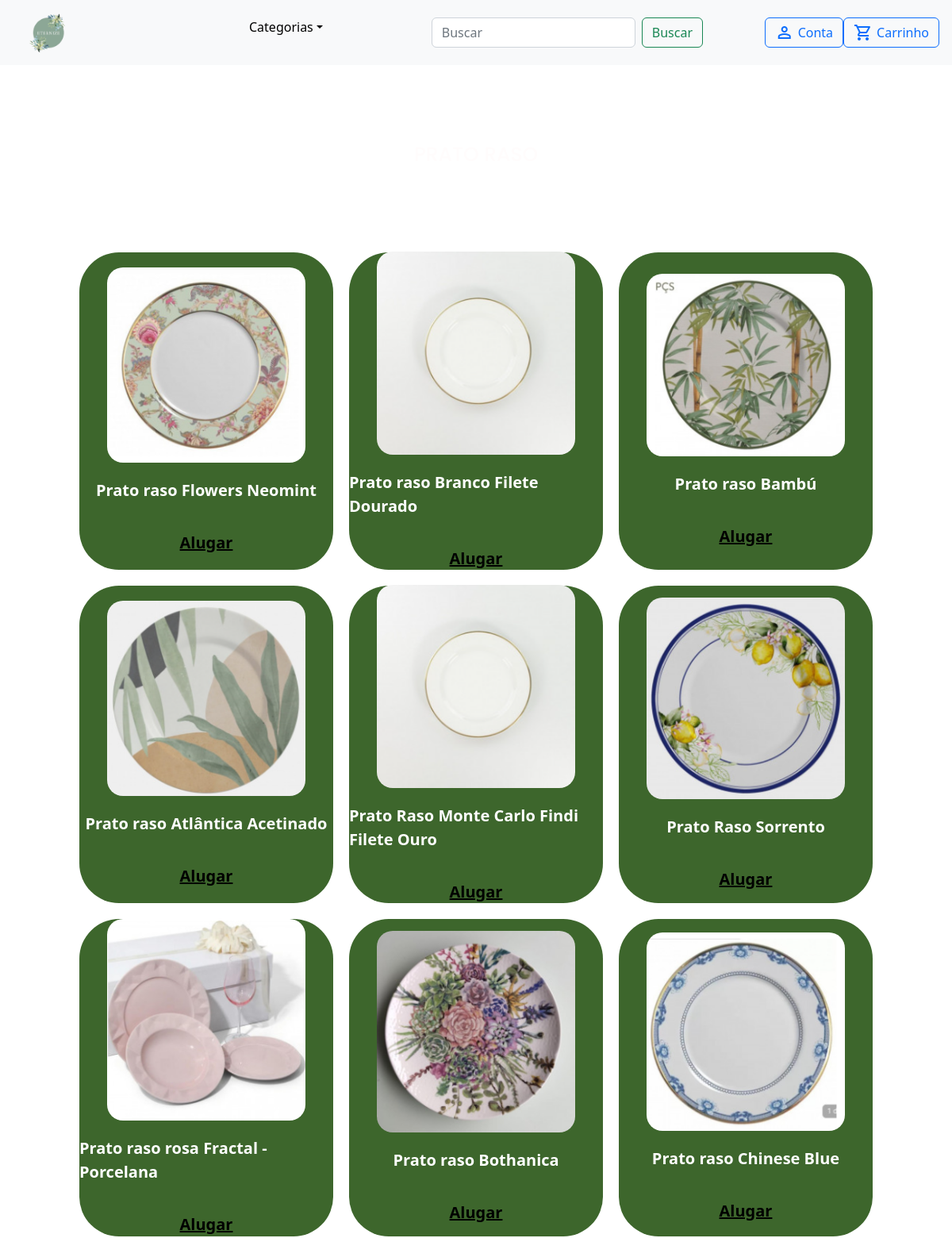
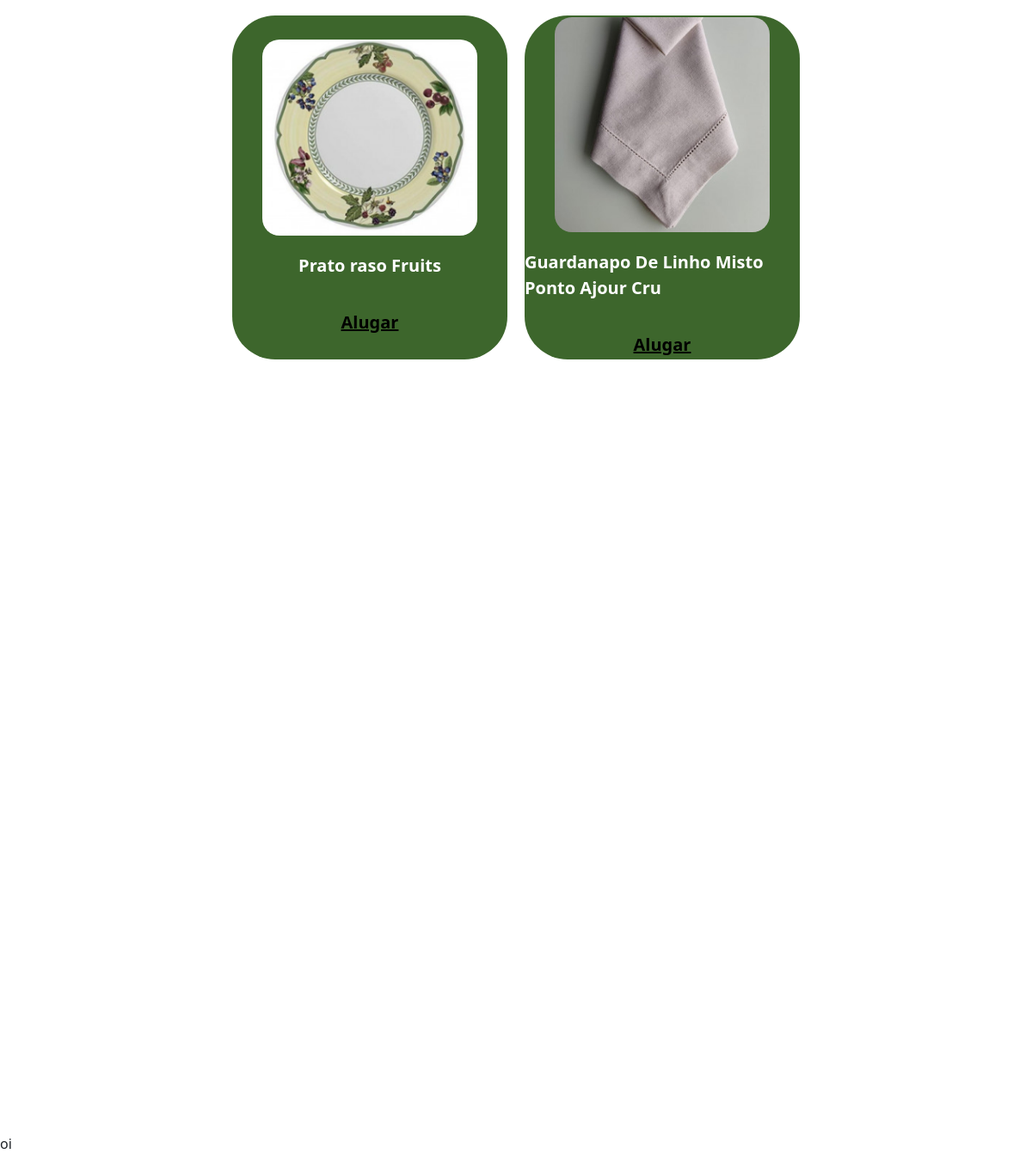
Page /categoria/PRATO RASO/ on the committed database (2 pictures, top to bottom).
### categorias/models.py (models this page shows)
class Produto(models.Model):
    OPCOES_CATEGORIA = [
        ("PRATO RASO", "Prato Raso"),
        ("GUARDANAPO", "Guardanapo"),
        ("TALHER", "Talher"),
        ("TACAS", "Tacas"),
        ("TRILHOS DE MESA", "Trilhos de Mesa"),
        ("SOUSPLAT", "Sousplat"),
        ("JOGO AMERICANO", "Jogo Americano"),
        ("CHA E CAFE", "Cha e Cafe"),
        ("PRATO SOBREMESA", "Prato Sobremesa"),
        ("PORTA GUARDANAPO", "Porta Guardanapo"),
    ]
    OPCOES_ESTILO = [
        ("ELEGANTE", "Elegante"),
        ("TROPICAL", "Tropical"),
        ("FLORIDO", "Florido"),
    ]
    nome = models.CharField(max_length=100)
    categoria = models.CharField(max_length=150, choices=OPCOES_CATEGORIA, default='')
    preco = models.DecimalField(decimal_places=2, max_digits=10)
    quantidade_estoque = models.IntegerField(null=False, blank=False, default=0)
    imagem = models.ImageField(upload_to="imagens/", blank=True)
    cor = models.CharField(max_length=100)
    estilo = models.CharField(max_length=100, choices=OPCOES_ESTILO, default='')
    publicado = models.BooleanField(default=False)

### categorias/views.py (the view)
# urls.py: path('categoria/<categoria_name>/', views.categorias, name='categorias'),
def categorias(request, categoria_name):
    produtos = Produto.objects.filter(categoria=categoria_name).filter(publicado=True)
    context = {
        'produtos': produtos,
        'categoria': categoria_name
    }
    return render(request, 'categorias/categoria.html', context)

### templates/categorias/categoria.html
{% extends "partials/base.html" %}
{% block content %}
      <section class="produtos">
        <h2 class="titulo">{{ categoria }}</h2>
      </section>
      <section class="cards_container">
        <section class="cardsSection1">
        {% for produto in produtos %}
          <div class="cards">
              <img src="{{ produto.imagem.url }}" class="imagem2">
              <p class="dg">{{ produto.nome }}</p>
              <a href="{% url 'add_to_cart' produto.id %}" class="ancor">Alugar</a>
          </div>
        {% endfor %}
        </section>
    </section>
{% endblock %}

### setup/static/styles/style.css (style rules this page uses)
body { background-color: #001b02; overflow-x: hidden; }
* { margin: 0; padding: 0; box-sizing: border-box; }
a { text-decoration: none; }
.titulo { position: relative; font-size: 25px; font-family: "Poppins"; color: rgb(255, 252, 252); }
.produtos { position: relative; display: flex; flex-direction: column; align-items: center; justify-content: space-between; gap: 100px; margin-bottom: 100px; }
.cards_container { max-width: 1000px; margin: 0 auto; }
.cardsSection1 { display: flex; flex-wrap: wrap; justify-content: center; gap: 20px; }
.imagem2 { width: 250px; border-radius: 20px; }
.dg { color: rgb(255, 255, 255); font-size: 20px; font-weight: bold; }
.cards { display: flex; flex-direction: column; align-items: center; justify-content: center; background-color: #3d662c; width: 320px; height: 400px; border-radius: 50px; gap: 20px; }
.ancor { font-size: 20px; font-weight: bold; color: rgb(0, 0, 0); }

### setup/static/styles/header.css (style rules this page uses)
body { background-color: #001b02; overflow-x: hidden; }
* { margin: 0; padding: 0; box-sizing: border-box; }

### templates/partials/header.html (style rules this page uses)
body { padding-top: 80px; }

### rows in the picture
Produto: imagem (picture), nome "Prato raso Flowers Neomint"
Produto: imagem (picture), nome "Prato raso Branco Filete Dourado"
Produto: imagem (picture), nome "Prato raso Bambú"
Produto: imagem (picture), nome "Prato raso Atlântica Acetinado"
Produto: imagem (picture), nome "Prato Raso Monte Carlo Findi Filete Ouro"
Produto: imagem (picture), nome "Prato Raso Sorrento"
Produto: imagem (picture), nome "Prato raso rosa Fractal - Porcelana"
Produto: imagem (picture), nome "Prato raso Bothanica"
Produto: imagem (picture), nome "Prato raso Chinese Blue"
Produto: imagem (picture), nome "Prato raso Fruits"
Produto: imagem (picture), nome "Guardanapo De Linho Misto Ponto Ajour Cru"
